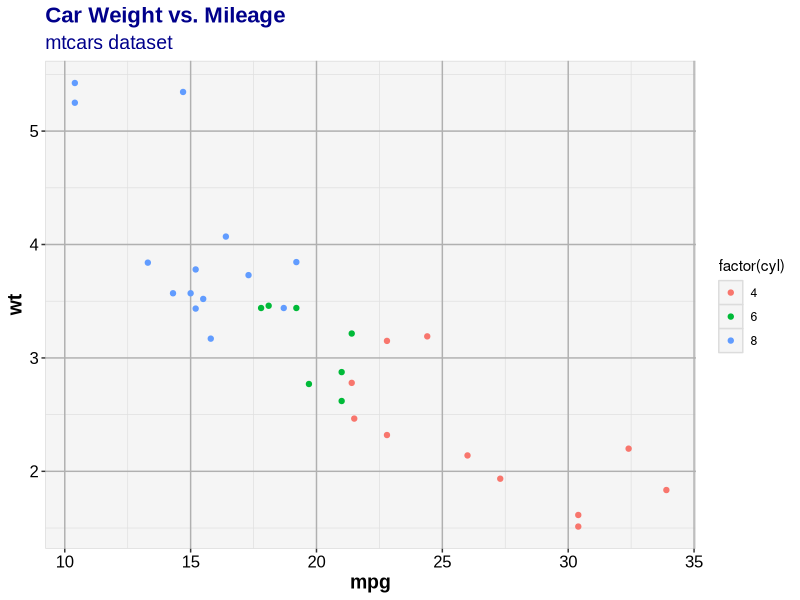

Reproduce this figure in R.
#Write code to implement a custom plot theme in ggplot2, adjusting fonts, backgrounds, and grid lines.
library(ggplot2)
custom_theme <- theme(
  panel.background = element_rect(fill = "#f5f5f5", color = "#dcdcdc"),
  plot.background = element_rect(fill = "white"),
  panel.grid.major = element_line(color = "#b0b0b0", size = 0.5),
  panel.grid.minor = element_line(color = "#e0e0e0", size = 0.25),
  axis.text = element_text(family = "Arial", size = 12, color = "black"),
  axis.title = element_text(family = "Arial", size = 14, color = "black", face = "bold"),
  plot.title = element_text(family = "Arial", size = 16, face = "bold", color = "darkblue"),
  plot.subtitle = element_text(family = "Arial", size = 14, color = "darkblue")
)
# Example usage
ggplot(mtcars, aes(x = mpg, y = wt)) +
  geom_point(aes(color = factor(cyl))) +
  labs(title = "Car Weight vs. Mileage", subtitle = "mtcars dataset") +
  custom_theme
